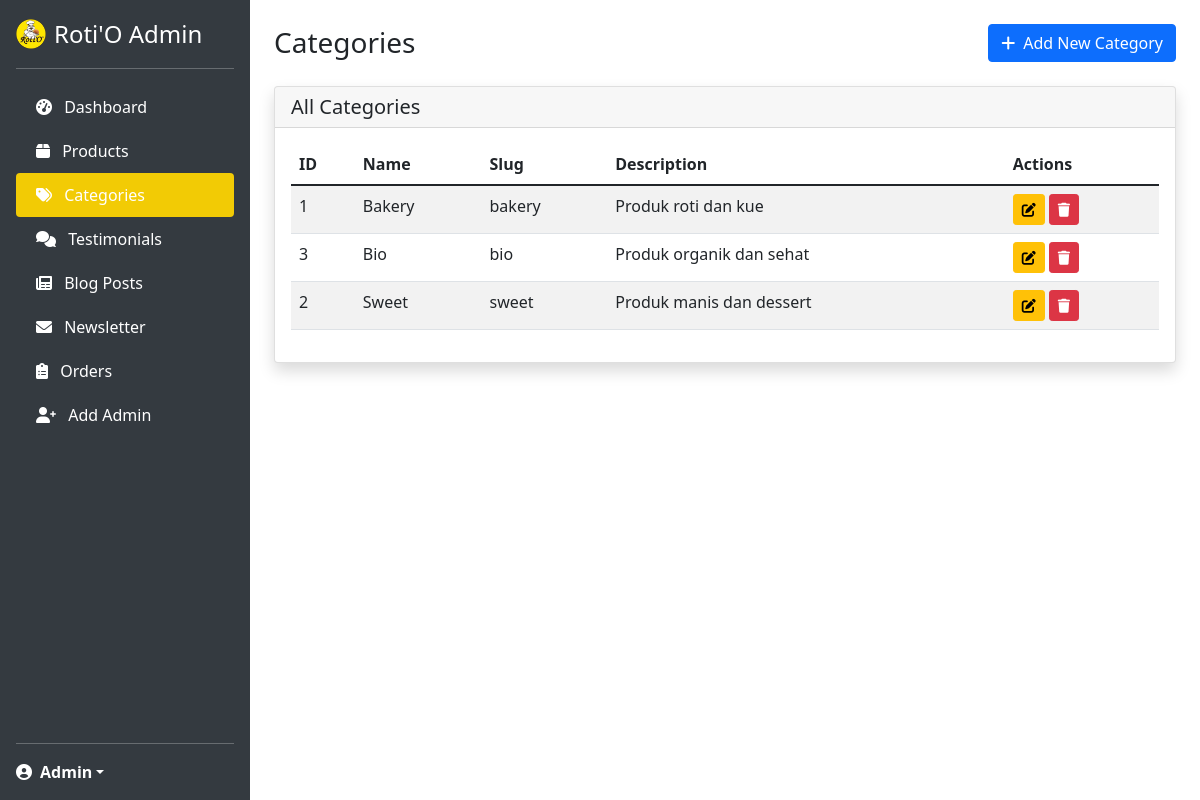
The app's page /admin/categories.php with its own data.
### tables this page shows
CREATE TABLE categories (
    id INT PRIMARY KEY AUTO_INCREMENT,
    name VARCHAR(100) NOT NULL,
    slug VARCHAR(100) UNIQUE NOT NULL,
    description TEXT,
    created_at TIMESTAMP DEFAULT CURRENT_TIMESTAMP
);

### admin/includes/functions.php (called while the page is built, shortened)
<?php
$database = new Database();
$pdo = $database->getConnection();
function getAllCategories() {
    global $pdo;
    $sql = "SELECT * FROM categories ORDER BY name";
    $stmt = $pdo->prepare($sql);
    $stmt->execute();
    return $stmt->fetchAll(PDO::FETCH_ASSOC);
}
?>

### admin/categories.php (the view, shortened to what this page needs)
<?php
require_once 'includes/functions.php';
$action = $_GET['action'] ?? 'list';
$categories = getAllCategories();
?>
<!DOCTYPE html>
<html lang="en">
<head>
    <link href="https://cdn.jsdelivr.net/npm/bootstrap@5.1.3/dist/css/bootstrap.min.css" rel="stylesheet">
    <link href="https://cdnjs.cloudflare.com/ajax/libs/font-awesome/6.0.0/css/all.min.css" rel="stylesheet">
</head>
<body>
    <nav class="sidebar position-fixed top-0 start-0 d-flex flex-column flex-shrink-0 p-3 text-white" style="width: 250px;">
        <a href="index.php" class="d-flex align-items-center mb-3 mb-md-0 me-md-auto text-white text-decoration-none">
            <img src="../images/logo-rotio.png" alt="Roti'O" class="me-2" style="width: 30px; height: 30px;">
            <span class="fs-4">Roti'O Admin</span>
        </a>
        <hr>
        <ul class="nav nav-pills flex-column mb-auto">
            <li class="nav-item">
                <a href="index.php" class="nav-link text-white">
                    <i class="fas fa-tachometer-alt me-2"></i>
                    Dashboard
                </a>
            </li>
            <li>
                <a href="products.php" class="nav-link text-white">
                    <i class="fas fa-box me-2"></i>
                    Products
                </a>
            </li>
            <li>
                <a href="categories.php" class="nav-link active">
                    <i class="fas fa-tags me-2"></i>
                    Categories
                </a>
            </li>
            <li>
                <a href="testimonials.php" class="nav-link text-white">
                    <i class="fas fa-comments me-2"></i>
                    Testimonials
                </a>
            </li>
            <li>
                <a href="posts.php" class="nav-link text-white">
                    <i class="fas fa-newspaper me-2"></i>
                    Blog Posts
                </a>
            </li>
            <li>
                <a href="newsletter.php" class="nav-link text-white">
                    <i class="fas fa-envelope me-2"></i>
                    Newsletter
                </a>
            </li>
            <li>
                <a href="orders.php" class="nav-link text-white">
                    <i class="fas fa-clipboard-list me-2"></i>
                    Orders
                </a>
            </li>
            <li>
                <a href="register.php" class="nav-link text-white">
                    <i class="fas fa-user-plus me-2"></i>
                    Add Admin
                </a>
            </li>
        </ul>
        <hr>
        <div class="dropdown">
            <a href="#" class="d-flex align-items-center text-white text-decoration-none dropdown-toggle" id="dropdownUser1" data-bs-toggle="dropdown" aria-expanded="false">
                <i class="fas fa-user-circle me-2"></i>
                <strong><?php echo htmlspecialchars($_SESSION['admin_name'] ?? 'Admin'); ?></strong>
            </a>
        </div>
    </nav>
    <div class="main-content">
        <div class="container-fluid p-4">
            <div class="d-flex justify-content-between align-items-center mb-4">
                <h1 class="h3 mb-0">Categories</h1>
                <a href="?action=add" class="btn btn-primary">
                    <i class="fas fa-plus me-2"></i>Add New Category
                </a>
            </div>
            <?php if ($action === 'list'): ?>
                <div class="card shadow">
                    <div class="card-header">
                        <h5 class="mb-0">All Categories</h5>
                    </div>
                    <div class="card-body">
                        <div class="table-responsive">
                            <table class="table table-striped">
                                <thead>
                                    <tr>
                                        <th>ID</th>
                                        <th>Name</th>
                                        <th>Slug</th>
                                        <th>Description</th>
                                        <th>Actions</th>
                                    </tr>
                                </thead>
                                <tbody>
                                    <?php foreach ($categories as $category): ?>
                                    <tr>
                                        <td><?php echo $category['id']; ?></td>
                                        <td><?php echo $category['name']; ?></td>
                                        <td><?php echo $category['slug']; ?></td>
                                        <td><?php echo $category['description']; ?></td>
                                        <td>
                                            <a href="?action=edit&id=<?php echo $category['id']; ?>" class="btn btn-sm btn-warning">
                                                <i class="fas fa-edit"></i>
                                            </a>
                                            <a href="?delete=<?php echo $category['id']; ?>" class="btn btn-sm btn-danger" onclick="return confirm('Are you sure?')">
                                                <i class="fas fa-trash"></i>
                                            </a>
                                        </td>
                                    </tr>
                                    <?php endforeach; ?>
                                </tbody>
                            </table>
                        </div>
                    </div>
                </div>
            <?php endif; ?>
        </div>
    </div>
</body>
</html>

### admin/categories.php (style rules this page uses)
.sidebar { min-height: 100vh; background: #343a40; }
.sidebar .nav-link { color: #fff; padding: 10px 20px; }
.sidebar .nav-link.active { background: #F2CB05; }
.main-content { margin-left: 250px; }

### records on screen
categories: id "1", name "Bakery", slug "bakery", description "Produk roti dan kue"
categories: id "3", name "Bio", slug "bio", description "Produk organik dan sehat"
categories: id "2", name "Sweet", slug "sweet", description "Produk manis dan dessert"

### other values on screen
$_SESSION['admin_name'] "Admin"
